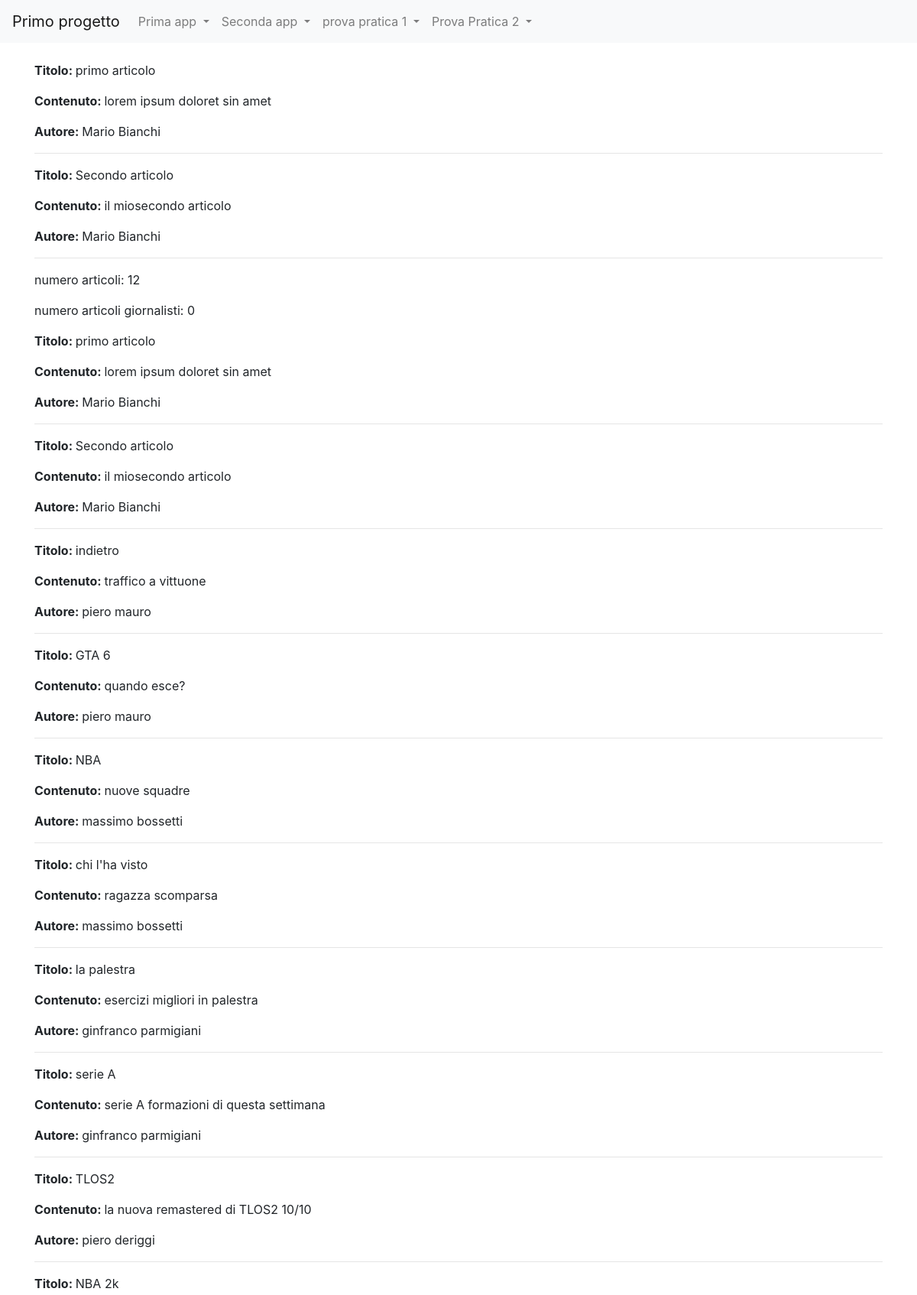
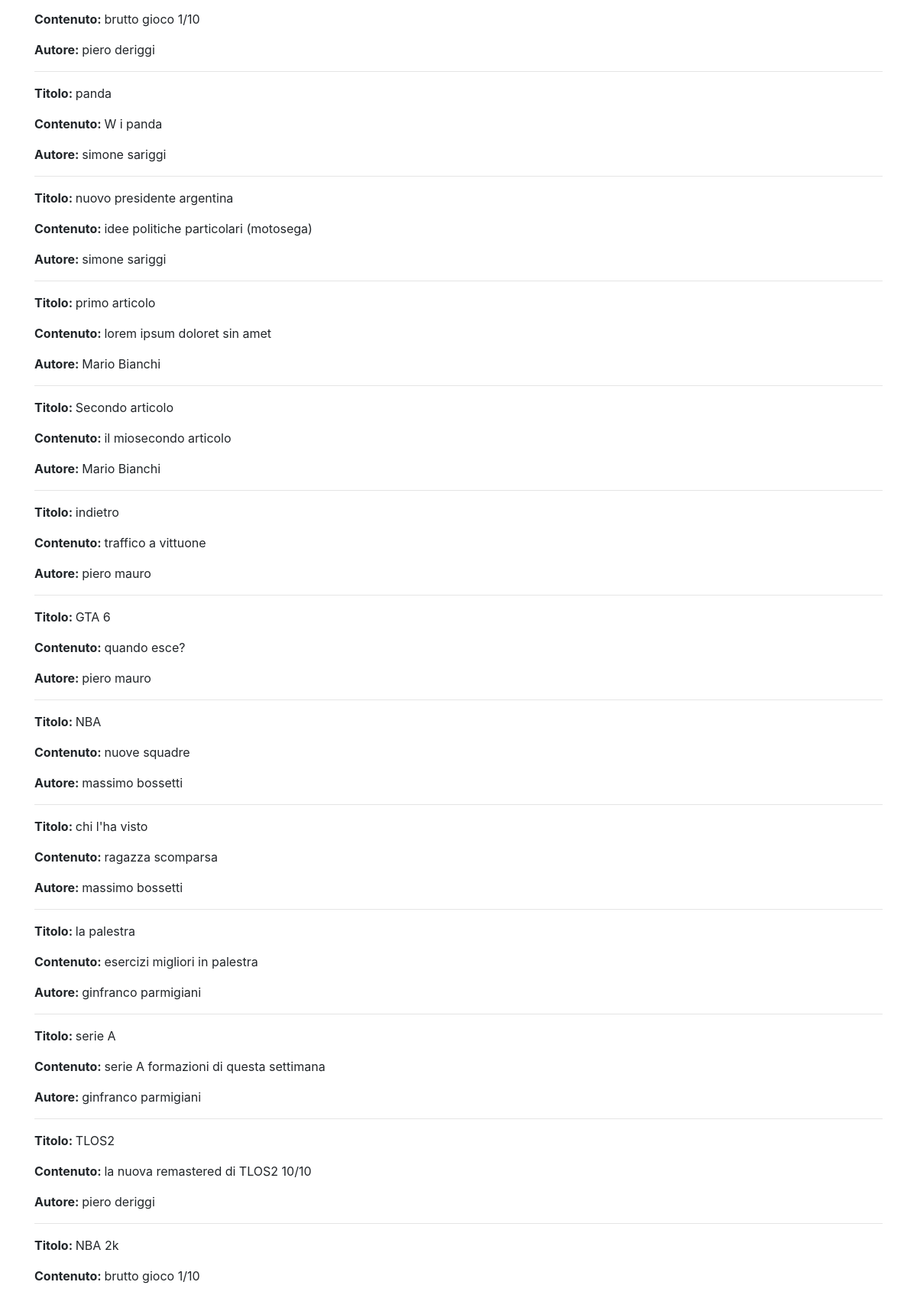
Page /news/query_base/ (upper part) on the committed database (2 pictures, top to bottom).
### news/models.py (models this page shows)
class Articolo(models.Model):
    titolo = models.CharField(max_length=100)
    contenuto = models.TextField()
    giornalista = models.ForeignKey(Giornalista, on_delete=models.CASCADE, related_name="articoli")
    data=models.DateField(auto_now=True,blank=True)
    visualizzazioni = models.IntegerField(default = 0,blank=True)
    def __str__(self):
        return self.titolo
    class Meta:
        verbose_name = "Articolo"
        verbose_name_plural = "Articoli"

class Giornalista(models.Model):
    nome = models.CharField(max_length=20)
    cognome = models.CharField(max_length=20)
    anno_di_nascita = models.DateField(blank=True)
    def __str__(self):
        return self.nome +" "+ self.cognome
    class Meta:
        verbose_name = "Giornalista"
        verbose_name_plural = "Giornalisti"

### news/views.py (the view)
# urls.py: path('query_base/', queryBase, name="query_base"),
def queryBase (request):
    articoli_cognome = Articolo.objects.filter(giornalista__cognome='Bianchi')
    numero_totale_articoli = Articolo.objects.count()
    giornalista_1 = Giornalista.objects.get(id=4)
    numero_articoli_giornalista_1 = Articolo.objects.filter(giornalista=giornalista_1).count()
    articoli_ordinati = Articolo.objects.order_by('-visualizzazioni')
    articoli_senza_visualizzazioni = Articolo.objects.filter(visualizzazioni=0)
    articolo_piu_visualizzato = Articolo.objects.order_by('-visualizzazioni').first()
    giornalisti_data = Giornalista.objects.filter(anno_di_nascita__gt=datetime.date(1990, 1, 1))
    articoli_del_giorno = Articolo.objects.filter(data=datetime.date (2023, 1, 1))
    articoli_periodo = Articolo.objects.filter(data__range=(datetime.date (2023, 1, 1), datetime.date (2023, 12, 31)))
    giornalisti_nati = Giornalista.objects.filter(anno_di_nascita__lt=datetime.date (1980, 1, 1))
    articoli_giornalisti = Articolo.objects.filter(giornalista__in=giornalisti_nati)
    giornalista_giovane = Giornalista.objects.order_by('anno_di_nascita').first()
    giornalista_anziano = Giornalista.objects.order_by('anno_di_nascita').first()
    ultimi = Articolo.objects.order_by('-data')[:5]
    articoli_minime_visualizzazioni = Articolo.objects.filter(visualizzazioni__gte=100)
    articoli_parola = Articolo.objects.filter(titolo__icontains='importante')
    articoli_mese_anno = Articolo.objects.filter(data__month=1, data__year=2023)
    giornalisti_con_articoli_popolari = Giornalista.objects.filter (articoli__visualizzazioni__gte=100).distinct()
    """spiegazione dettagliata:
    Giornalista.objects: Inizia dalla classe del modello Giornalista.
    .filter(articoli___visualizzazioni__gte-100): Utilizza il metodo filter() per filtrare i giornalisti in base al campo visualizzazioni nel modello Articolo. La notazione articoli_visualizzazioni indica che si sta seguendo la relazione inversa dalla classe Giornalista alla classe Articolo attraverso il campo ForeignKey giornalista nel modello Articolo.
    .distinct(): E' un metodo assicura che i risultati siano distinti, eliminando eventuali duplicati.
    In questo caso, ciò è utile perché un giornalista potrebbe essere associato a più articoli che soddisfano
    il criterio, e vogliamo ottenere solo una volta ogni giornalista che ha scritto almeno un articolo popolare.
    """
    data = datetime.date (1990, 1, 1)
    visualizzazioni = 50
    articoli_con_and = Articolo.objects.filter(giornalista__anno_di_nascita__gt=data, visualizzazioni__gte=visualizzazioni)
    from django.db.models import Q
    articoli_con_or = Articolo.objects.filter(Q(giornalista__anno_di_nascita__gt=data) | Q(visualizzazioni__lte=visualizzazioni))
    articoli_con_not = Articolo.objects.filter(~Q(giornalista__anno_di_nascita__lt=data))
    articoli_con_not = Articolo.objects.exclude (giornalista__anno_di_nascita__lt=data)
    context = {
        'articoli_cognome': articoli_cognome,
        'numero_totale_articoli': numero_totale_articoli,
        'numero_articoli_giornalista': numero_articoli_giornalista_1,
        'articoli_ordinati': articoli_ordinati,
        'articoli_senza_visualizzazioni': articoli_senza_visualizzazioni,
        'articolo_piu_visualizzato': articolo_piu_visualizzato,
        'giornalisti_data' : giornalisti_data,
        'articoli_del_giorno': articoli_del_giorno,
        'articoli_periodo': articoli_periodo,
        'giornalisti_nati': giornalisti_nati,
        'articoli_giornalisti': articoli_giornalisti,
        'giornalista_giovane': giornalista_giovane,
        'giornalista_anziano': giornalista_anziano,
        'ultimi': ultimi,
        'articoli_minime_visualizzazioni': articoli_minime_visualizzazioni,
        'articoli_parola': articoli_parola,
        'articoli_mese_anno': articoli_mese_anno,
        'giornalisti_con_articoli_popolari': giornalisti_con_articoli_popolari,
        'articoli_con_and': articoli_con_and,
        'articoli_con_or': articoli_con_or,
        'articoli_con_not': articoli_con_not,
    }
    return render(request, 'query.html', context)

### news/templates/query.html (shortened to what this page needs)
{% extends "base.html"%}
{%block content%}
    {% for x in articoli_cognome %}
        <p><strong>Titolo: </strong><a>{{ x.titolo }}</a></p>
        <p><strong>Contenuto: </strong><a>{{ x.contenuto }}</a></p>
        <p><strong>Autore: </strong><a>{{ x.giornalista }}</a></p>
        <hr>
    {% endfor %}
    <p>numero articoli: {{ numero_totale_articoli}}</p>
    <p>numero articoli giornalisti: {{ numero_articoli_giornalista}}</p>
    {% for x in articoli_ordinati %}
        <p><strong>Titolo: </strong><a>{{ x.titolo }}</a></p>
        <p><strong>Contenuto: </strong><a>{{ x.contenuto }}</a></p>
        <p><strong>Autore: </strong><a>{{ x.giornalista }}</a></p>
        <hr>
    {% endfor %}
    {% for x in articoli_senza_visualizzazioni %}
        <p><strong>Titolo: </strong><a>{{ x.titolo }}</a></p>
        <p><strong>Contenuto: </strong><a>{{ x.contenuto }}</a></p>
        <p><strong>Autore: </strong><a>{{ x.giornalista }}</a></p>
        <hr>
    {% endfor %}
{%endblock content%}

### rows in the picture
Articolo: titolo "primo articolo", contenuto "lorem ipsum doloret sin amet", giornalista "Mario Bianchi"
Articolo: titolo "Secondo articolo", contenuto "il miosecondo articolo", giornalista "Mario Bianchi"
Articolo: titolo "indietro", contenuto "traffico a vittuone", giornalista "piero mauro"
Articolo: titolo "GTA 6", contenuto "quando esce?", giornalista "piero mauro"
Articolo: titolo "NBA", contenuto "nuove squadre", giornalista "massimo bossetti"
Articolo: titolo "chi l'ha visto", contenuto "ragazza scomparsa", giornalista "massimo bossetti"
Articolo: titolo "la palestra", contenuto "esercizi migliori in palestra", giornalista "ginfranco parmigiani"
Articolo: titolo "serie A", contenuto "serie A formazioni di questa settimana", giornalista "ginfranco parmigiani"
Articolo: titolo "TLOS2", contenuto "la nuova remastered di TLOS2 10/10", giornalista "piero deriggi"
Articolo: titolo "NBA 2k", contenuto "brutto gioco 1/10", giornalista "piero deriggi"
Articolo: titolo "panda", contenuto "W i panda", giornalista "simone sariggi"
Articolo: titolo "nuovo presidente argentina", contenuto "idee politiche particolari (motosega)", giornalista "simone sariggi"

### other values in the picture
{{ numero_totale_articoli }} "12"
{{ numero_articoli_giornalista }} "0"
